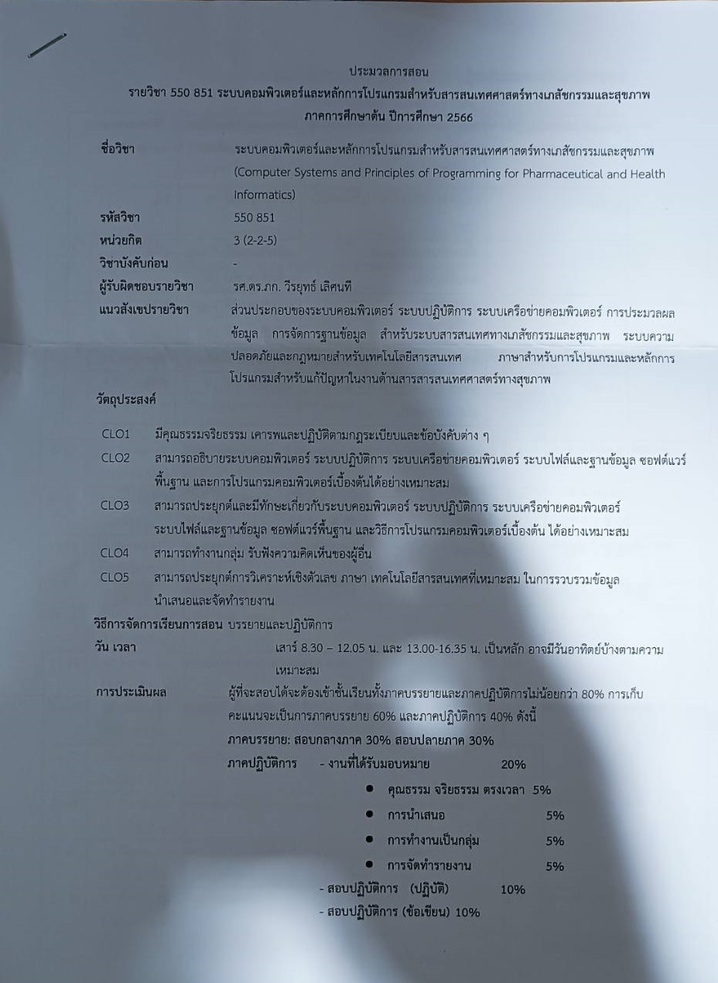
#> input picture 3401/image/document2.jpg, 718 x 983 px, shrunk from 928 x 1271 before the run
$ python test_prepare_3.py   (older library calls are emulated)
#> lines starting #> are read from the running program, lines starting #| are printed output that depends on the picture; after the words box and inside, x2 and y2 are one past the last pixel; in counts of white or black regions, pixels touching at a corner belong together
### 3401/assignment_3/image_process.py
import numpy as np
import cv2
import matplotlib.pyplot as plt
import math

def imread(img,color) :
#> called with img = './image/document2.jpg', color = 0
    return cv2.imread(img,color)
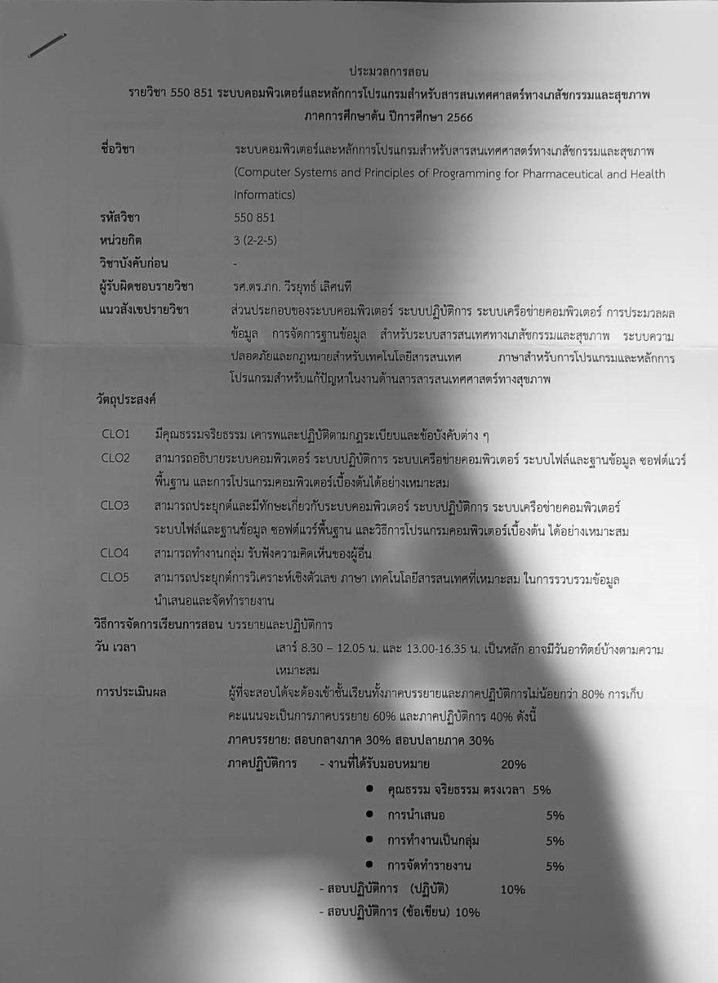
#> returned value: shape (983, 718); min 0, max 255, mean 140.3

# [4 lines left out: function powerGamma, not called in this run]

def calculate_hist(img) :
    return cv2.calcHist([img],[0],None,[256],[0,256])

# [4 lines left out: function show_hist, not called in this run]

def image_show(img) :
    cv2.imshow("xxxx",img)
    cv2.waitKey(0)
    cv2.destroyAllWindows()
    cv2.waitKey(1)
    return img

# [15 lines left out: functions sobel, equalization, not called in this run]

def log_transformation(img):
    img_float = img.astype(np.float64)
    max_val = np.max(img_float)
    if max_val == 0:
        return img
    c = 255 / np.log(1 + max_val)
    log_img = c * (np.log(1 + img_float))
    return log_img.astype(np.uint8)

def init_transform() :
    return np.identity(3,dtype='float')

# [41 lines left out: functions matrix_translate, matrix_scaling, matrix_rotate, flip_horizontal_grayscale, img_transform, not called in this run]

def split_image(img, n=2):
    row, col = img.shape[:2]
    out = []

    y_coords = np.linspace(0, row, n + 1, dtype=int)
    x_coords = np.linspace(0, col, n + 1, dtype=int)

    for i in range(n):
        for j in range(n):
            segment = img[y_coords[i]:y_coords[i+1], x_coords[j]:x_coords[j+1]]
            out.append(segment)

    return out

def merge_image(img_list):
    n = int(np.sqrt(len(img_list)))
    h, w = img_list[0].shape[:2]
    rows = [cv2.hconcat(img_list[i*n : (i+1)*n]) for i in range(n)]
    return cv2.vconcat(rows)

# [9 lines left out: function split_image_color, not called in this run]

def float2int(x):
    if x - math.floor(x) >= 0.5:
        result = math.ceil(x)
    else:
        result = math.floor(x)
    return result

def intermean_method(img,round,reversed=False) :
    T = []
    hist = calculate_hist(img).flatten()
    st = 0
    en = 256
    T.append(int((st+en)*0.5))
    for i in range(round) :
        t = intermean(hist,T[-1],st,en)
        T.append(t)
        if reversed :
            en = t
        else :
            st = t
    return T[-1]

def intermean(hist,t,st,en) :
    prob = np.zeros_like(hist,dtype='float16')
    prob[st:en] = hist[st:en]/np.sum(hist[st:en])
    w0 = np.sum(prob[st:t+1]) + 0.00001
    w1 = (1-w0) + 0.00001
    u0 = np.sum(np.arange(st,t+1)*prob[st:t+1])/w0
    u1 = np.sum(np.arange(t+1,en)*prob[t+1:en])/w1
    if u0 == 0.0 :
        thr = u1
    elif u1 == 0.0 :
        thr = u0
    else :
        thr = (u1+u0)/2
    return float2int(thr)

# [28 lines left out: functions rgb2hsv, saturation_adjust, not called in this run]

def hsv2gray(img) :
    return cv2.cvtColor(cv2.cvtColor(img,cv2.COLOR_HSV2RGB),cv2.COLOR_RGB2GRAY)

# [39 lines left out: functions bgr2cmyk, cmyk2bgr, otsu, not called in this run]

### 3401/test_prepare_3.py
from assignment_3.image_process import *
import numpy as np
import cv2

img = imread('./image/document2.jpg',0)
img = 255 - img
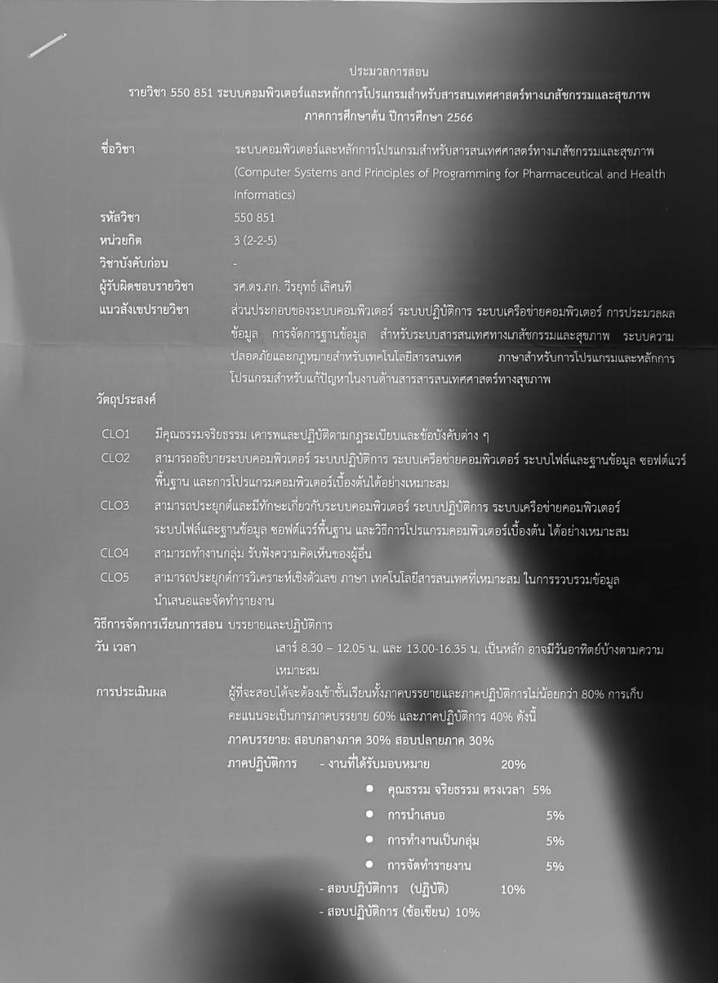
#> img: shape (983, 718); min 0, max 255, mean 114.7
image_show(img)
splitList = split_image(img,6)
#> after the loop in split_image, `for i in range(n):`: out = 36 items
#> splitList = 36 items
out = []

for i in range(len(splitList)) :
    pic = splitList[i]
    print(np.amin(pic) , np.amax(pic))
    pic = log_transformation(pic)
    thr = intermean_method(pic,4)
    out.append(((pic < thr) * 255).astype(np.uint8))
#> this loop made 36 passes
#> (max_val in log_transformation, c in log_transformation, thr) on passes 1 to 12: (251, 46.12, 240), (253, 46.05, 240), (255, 45.99, 242), (253, 46.05, 240), (254, 46.02, 200), (227, 46.97, 180), (255, 45.99, 237), (255, 45.99, 242), (248, 46.22, 242), (253, 46.05, 228), (230, 46.85, 185), (195, 48.31, 197)
#| 97 251
#| 95 253
#| 97 255
#| 59 253
#| 12 254
#| 5 227
#| 83 255
#| 84 255
#> (further printed lines are left out)
#> pass 1, `pic = splitList[i]`:
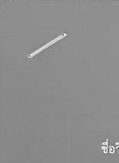
#> pic: shape (163, 119); min 97, max 251, mean 140.8
#> pass 1, in log_transformation, `log_img = c * (np.log(1 + img_float))`:
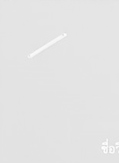
#> log_img: shape (163, 119) float64; min 211.4, max 255, mean 228.4
#> after the loop:
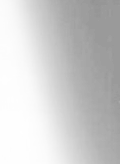
#> pic: shape (164, 120); min 147, max 255, mean 205.7

image_show(merge_image(out))
#> in merge_image, `return cv2.vconcat(rows)`:
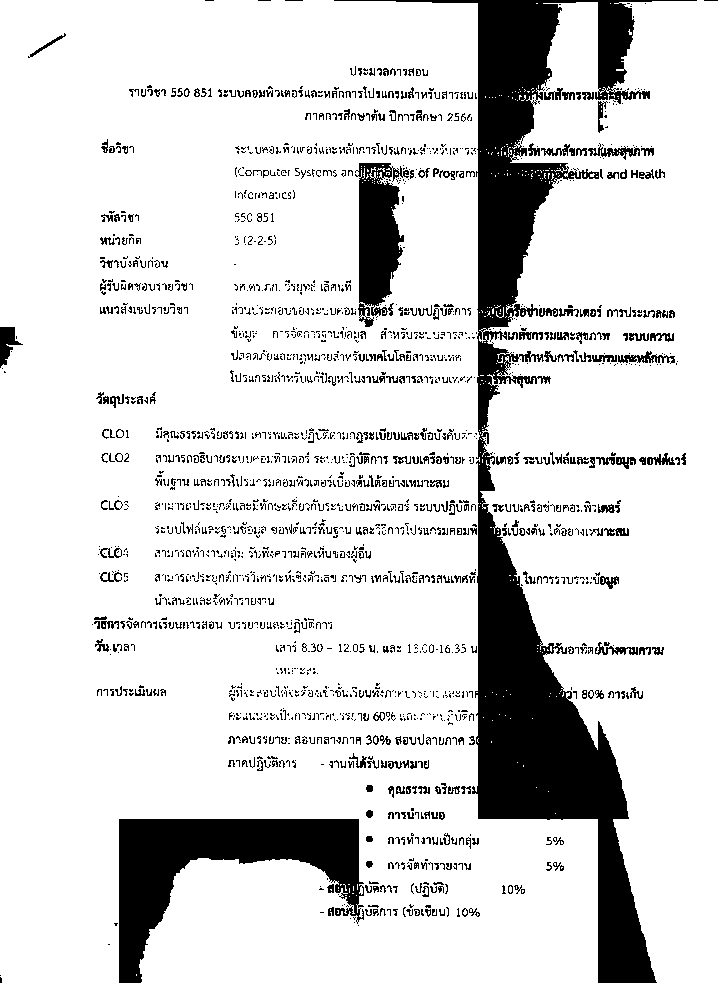
#> returned value: shape (983, 718); 84.8% white; 2119 black regions (1646 under 20 px), largest, box (x1, y1, x2, y2) and area: (334, 0, 697, 983) 56669, (119, 819, 364, 983) 16246, (355, 163, 409, 327) 5275
